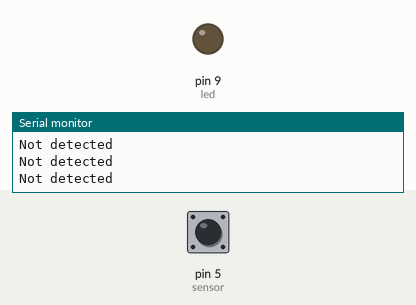
Bench run of a sketch on a simulated Arduino Uno, built with avr-gcc and run on an emulated ATmega328P. On the bench: output pins drawn as LEDs (lit = HIGH), the last lines printed to the serial monitor. Dashed ring = blinking. The test bench sets the inputs (shaded band); at power-on: pin 5 (sensor) LOW.

Above: at 1.2 s.
1.3 s: pin 5 (sensor) driven HIGH
At 2.5 s:
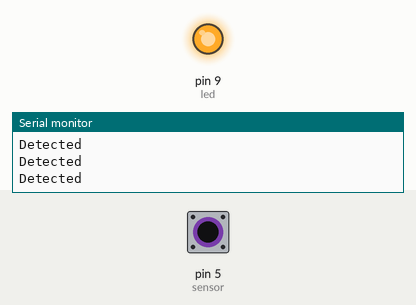
2.8 s: pin 5 (sensor) driven LOW
At 4.2 s:
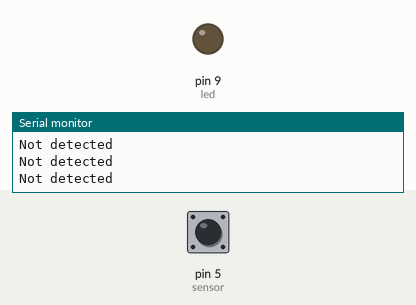
5.8 s: pin 5 (sensor) pulsed HIGH 2 times (0.12 s each, 0.3 s apart)
At 6.16 s:
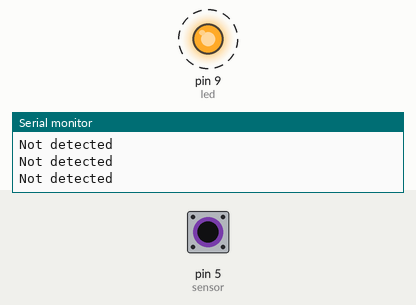
9.4 s: pin 5 (sensor) pulsed HIGH 5 times (0.12 s each, 0.3 s apart)
At 11.6 s:
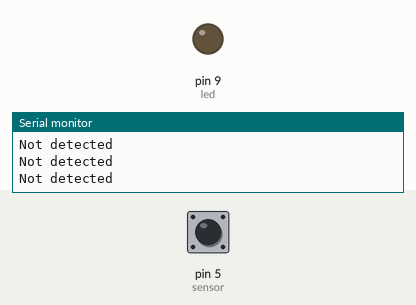
Timing chart, 0 to 13.1 s (numbered marks = the images above; inputs shaded):
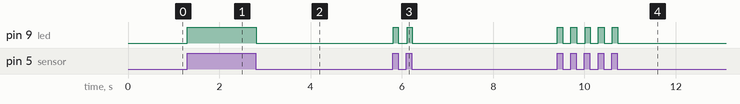

Measured:
- after the input at 1.3 s, pin 9 (led): LOW → HIGH at once
- after the input at 2.8 s, pin 9 (led): HIGH → LOW at once
- after the input at 5.8 s, pin 9 (led): alternates HIGH for 0.11 s and LOW for 0.19 s, 4 changes in all, then stays LOW, starting at once
- after the input at 9.4 s, pin 9 (led): alternates HIGH for 0.12 s and LOW for 0.17 s, 10 changes in all, then stays LOW, starting at once

The sketch:

LED_PIR_Sensor.ino
```cpp
const int led = 9;
const int sensor = 5;
int val = LOW;

void  setup()
{
  pinMode(led, OUTPUT);
  pinMode(sensor, INPUT);
  Serial.begin(9600);
}

void loop()
{
  val = digitalRead(sensor);
  if  (val == HIGH)
  {
    digitalWrite(led, HIGH);
    Serial.println("Detected");
  }
  if(val==LOW)
  {
    digitalWrite(led, LOW);
    Serial.println("Not detected");
  }
}
```
